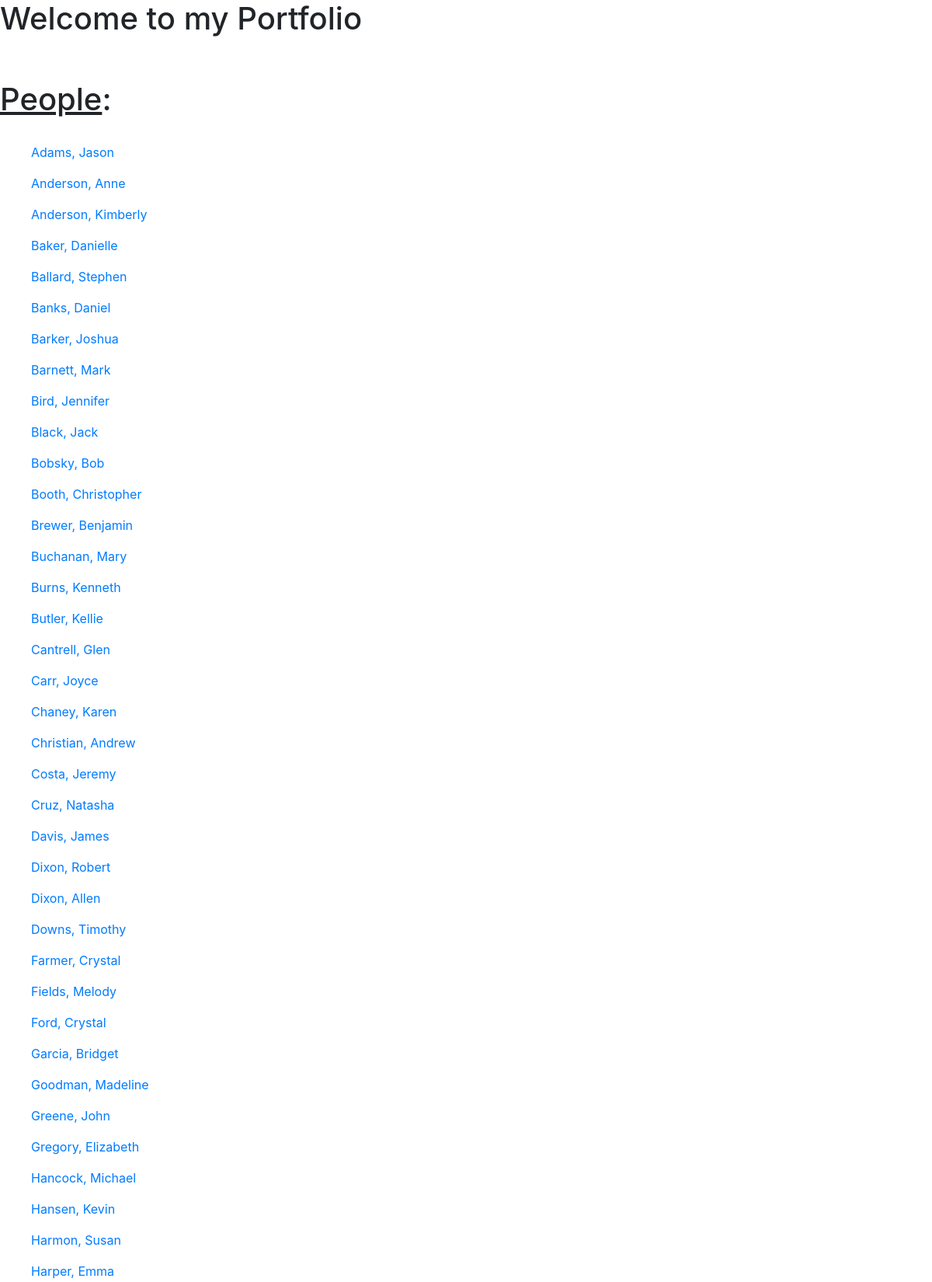
The app's page /persons/ (upper part) with its own data.
### phonebook/models.py (models this page shows)
class Person(models.Model):
    first_name = models.CharField(max_length=30)
    last_name = models.CharField(max_length=30)
    phone_number = models.CharField(max_length=30)

### phonebook/views.py (the view)
# urls.py: path('persons/', views.persons, name='persons'),
def persons(request):
    person_list = Person.objects.order_by('last_name')
    return render(request, "phonebook/person_list.html", {'persons': person_list})

### phonebook/templates/phonebook/person_list.html
{% extends 'phonebook/base.html' %}
{% load static %}
{% block main %}
<h1><u>People</u>:</h1>
<br>
<ul>
    {% for person in persons %}
        <a href="{% url 'person' id=person.id %}"><p>{{ person.last_name }}, {{ person.first_name }}</p></a>
    {% endfor %}
</ul>
{% endblock %}

### phonebook/templates/phonebook/base.html (shortened to what this page needs)
<!DOCTYPE html>
<html lang="en">
<head>
    <link rel="stylesheet" href="https://stackpath.bootstrapcdn.com/bootstrap/4.4.1/css/bootstrap.min.css">
</head>
<body>
    <h1>Welcome to my Portfolio</h1>
    <br>
    <br>
    {% block main %}{% endblock%}
</body>
</html>

### records on screen
Person: last_name "Adams", first_name "Jason"
Person: last_name "Anderson", first_name "Anne"
Person: last_name "Anderson", first_name "Kimberly"
Person: last_name "Baker", first_name "Danielle"
Person: last_name "Ballard", first_name "Stephen"
Person: last_name "Banks", first_name "Daniel"
Person: last_name "Barker", first_name "Joshua"
Person: last_name "Barnett", first_name "Mark"
Person: last_name "Bird", first_name "Jennifer"
Person: last_name "Black", first_name "Jack"
Person: last_name "Bobsky", first_name "Bob"
Person: last_name "Booth", first_name "Christopher"
Person: last_name "Brewer", first_name "Benjamin"
Person: last_name "Buchanan", first_name "Mary"
Person: last_name "Burns", first_name "Kenneth"
Person: last_name "Butler", first_name "Kellie"
Person: last_name "Cantrell", first_name "Glen"
Person: last_name "Carr", first_name "Joyce"
Person: last_name "Chaney", first_name "Karen"
Person: last_name "Christian", first_name "Andrew"
Person: last_name "Costa", first_name "Jeremy"
Person: last_name "Cruz", first_name "Natasha"
Person: last_name "Davis", first_name "James"
Person: last_name "Dixon", first_name "Robert"
Person: last_name "Dixon", first_name "Allen"
Person: last_name "Downs", first_name "Timothy"
Person: last_name "Farmer", first_name "Crystal"
Person: last_name "Fields", first_name "Melody"
Person: last_name "Ford", first_name "Crystal"
Person: last_name "Garcia", first_name "Bridget"
Person: last_name "Goodman", first_name "Madeline"
Person: last_name "Greene", first_name "John"
Person: last_name "Gregory", first_name "Elizabeth"
Person: last_name "Hancock", first_name "Michael"
Person: last_name "Hansen", first_name "Kevin"
Person: last_name "Harmon", first_name "Susan"
Person: last_name "Harper", first_name "Emma"
